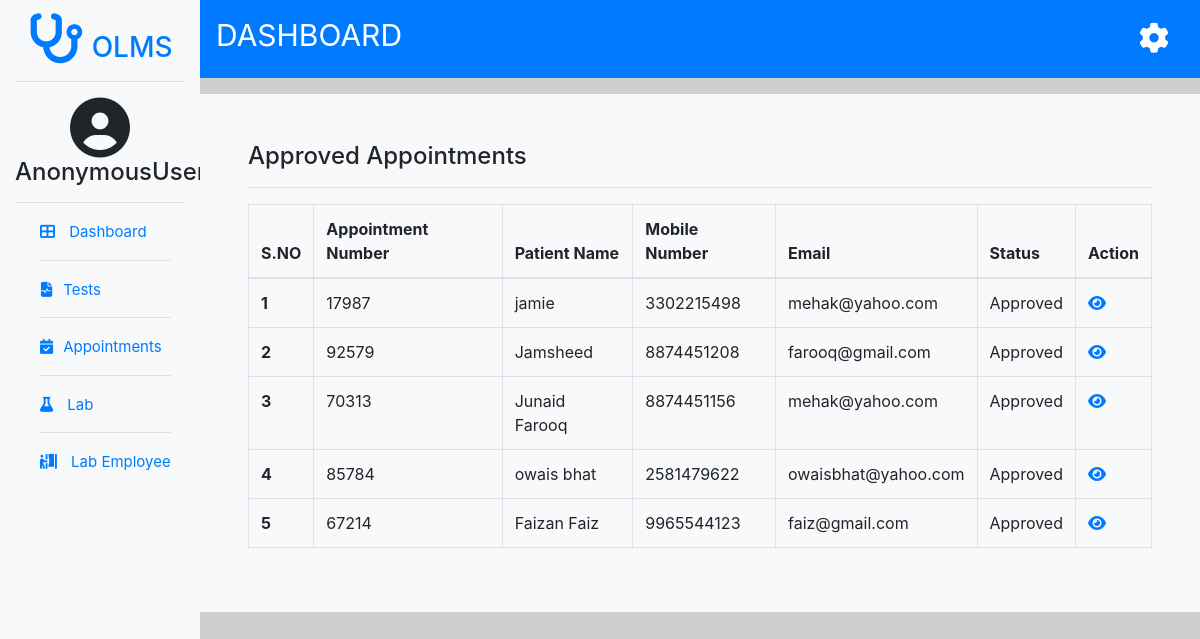
/approved-apts/, run on an earlier commit of the app's database.
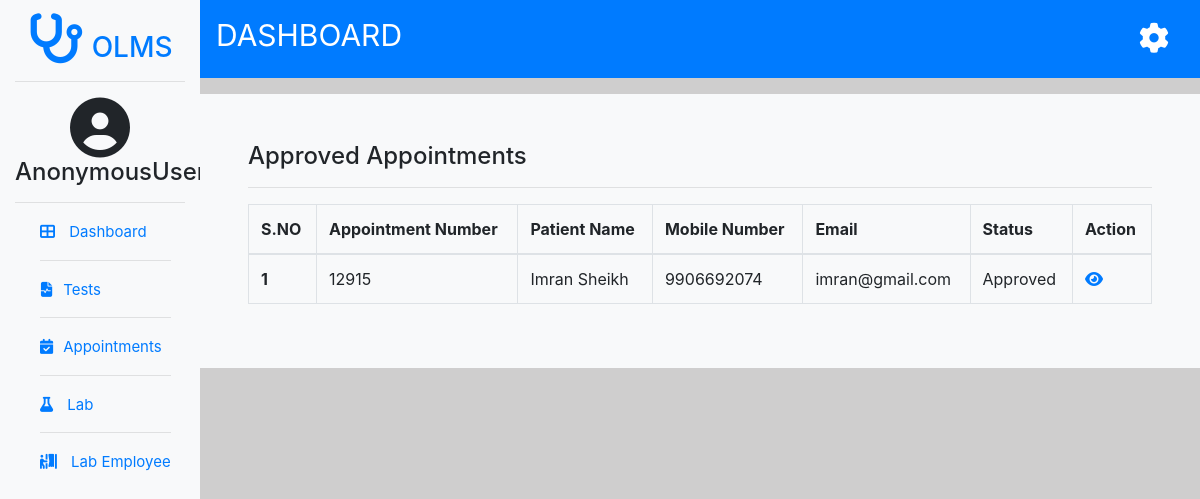
And on a later commit of the database.
### users/models.py (models this page shows, shortened)
class appointment(models.Model):
    user_id = models.ForeignKey(enduser,on_delete=models.CASCADE)
    appointmentno = models.CharField(max_length=100, unique=True)
    patientname =models.CharField(max_length=30)
    gender = models.CharField(max_length=10)
    address= models.CharField(max_length=200, default='NA')
    dateofbirth = models.DateField()
    mobile = models.IntegerField(unique=True)
    email= models.CharField(max_length=100)
    appointmentdate = models.DateField(default=date.today)
    appointmenttime = models.DateTimeField(default=timezone.now)
    prescription= models.FileField(upload_to='prescriptions/',blank=True, null=True)
    report=models.FileField(upload_to='reports/',blank=True,null=True)

### users/views.py (the view)
# urls.py: path("approved-apts/", views.approvedappointments, name='approvedapts'),
def approvedappointments(request):
        new=appointment.objects.filter(appointmentstatus__status='Approve')
        return render(request, 'approved-apts.html',{'newapt':new})

### templates/approved-apts.html (shortened to what this page needs)
{% extends 'adminbase.html' %}
{% block body %}
<div class="container  bg-light p-5 mt-3">
  <div class="row">
    <div class="col-lg-12">
      <h4>Approved Appointments</h4>
      <hr>
      <table class="table table-bordered">
        <thead>
          <tr>
            <th scope="col">S.NO</th>
            <th scope="col">Appointment Number</th>
            <th scope="col">Patient Name</th>
            <th scope="col">Mobile Number</th>
            <th scope="col">Email</th>
            <th scope="col">Status</th>
            <th scope="col">Action</th>
          </tr>
        </thead>
        <tbody>
        <tbody>
          {% for apt in newapt %}
          <tr>
            <th scope="row">{{forloop.counter}}</th>
            <td>{{apt.appointmentno}}</td>
            <td>{{ apt.patientname }}</td>
            <td>{{ apt.mobile }}</td>
            <td>{{ apt.email }}</td>
            <td>Approved</td>
            <td><a href="{% url 'viewapproved' apt.appointmentno %}"><i class="fas fa-eye"></i></a></td>
          </tr>
          {% endfor %}
        </tbody>
        </tbody>
      </table>
    </div>
  </div>
</div>
{% endblock body %}

### templates/adminbase.html (shortened to what this page needs)
<!DOCTYPE html>
<html lang="en">
<head>
    <link rel="stylesheet" href="https://cdn.jsdelivr.net/npm/bootstrap@4.5.3/dist/css/bootstrap.min.css">
    <link rel="stylesheet" href="https://cdnjs.cloudflare.com/ajax/libs/font-awesome/4.7.0/css/font-awesome.min.css">
</head>
<body>
    <div class="wrapper">
        <div class="container-fluid">
            <div class="row">
                <div class="sidebar bg-light col col-lg-2 col-md-4 col-4 text-center">
                    <h3><i class="fa fa-stethoscope pr-2" aria-hidden="true"></i>OLMS</h3>
                    <hr>
                        <i class="fa fa-user-circle" style="font-size: 60px;" aria-hidden="true"></i>
                        <h4>{{request.user}}</h4>
                    <hr>
                        <div class="row">
                            <ul class="sidebar-menu">
                                <li><a href="{% url 'adminside' %}"><i class="fas fa-th-large" aria-hidden="true"></i> Dashboard</a></li>
                                <hr>
                                <li><a data-toggle="collapse" href="#test" role="button" aria-expanded="false"><i class="fas fa-file-medical-alt"></i>Tests</a></li>
                                <div class="row">
                                    <div class="col">
                                <hr>
                                <li><a data-toggle="collapse" href="#appointments" aria-expanded="false"><i class="fas fa-calendar-check" aria-hidden="true"></i>Appointments</a></li>
                                <hr>
                                <li><a href=""><i class="fas fa-flask" aria-hidden="true"></i> Lab</a></li>
                                <hr>
                                <li><a href=""><i class="fas fa-person-booth" aria-hidden="true"></i> Lab Employee</a></li>
                            </ul>
                        </div>
                </div>
                <div class="content col col-lg-10 col-md-8 col-8" style="padding-left: 0; padding-right:0;">
                    <nav class="navbar navbar-expand-lg navbar-light bg-primary">
                        <a class="navbar-brand" style="color:white;font-size: 30px; padding-bottom: 12px; " href="#">DASHBOARD</a>
                        <div class="col">
                            <div class="float-right" style="color:white; text-decoration: none; list-style-type: none;">
                                <div class="btn-group">
                                     <a style="color: white;" href="" data-toggle='dropdown'><i class="fas fa-cog "></i></a>
                                </div>
                            </div>
                        </div>
                    </nav>
                    <div class="contentpages">
                        {% block body %} {% endblock body %}
                    </div>
                </div>
            </div>
        </div>
    </div>
</body>
</html>

### templates/adminbase.html (style rules this page uses)
body { margin: 0; padding: 0; background-color: rgb(207, 206, 206); }
.wrapper .sidebar { background-color: rgb(235, 196, 25); height: 100vh; }
.sidebar h3 { padding-top: 13px; color: #007bff; }
.sidebar h3 i { font-size: 50px; }
.sidebar-menu { text-decoration: none; list-style-type: none; text-align: left; }
.sidebar-menu li a { list-style: none; text-decoration: none; font-size: 15px; }
.sidebar-menu li a i { padding-right: 10px; font-size: 15px; }
.fa-cog { transform: rotate(360deg); font-size: 30px; }

What changed in the data, as far as the page shows it:
removed appointment: appointmentno "17987", patientname "jamie", mobile "3302215498", email "mehak@yahoo.com"
removed appointment: appointmentno "92579", patientname "Jamsheed", mobile "8874451208", email "farooq@gmail.com"
removed appointment: appointmentno "70313", patientname "Junaid Farooq", mobile "8874451156", email "mehak@yahoo.com"
removed appointment: appointmentno "85784", patientname "owais bhat", mobile "2581479622", email "owaisbhat@yahoo.com"
removed appointment: appointmentno "67214", patientname "Faizan Faiz", mobile "9965544123", email "faiz@gmail.com"
added appointment: appointmentno "12915", patientname "Imran Sheikh", mobile "9906692074", email "imran@gmail.com"
